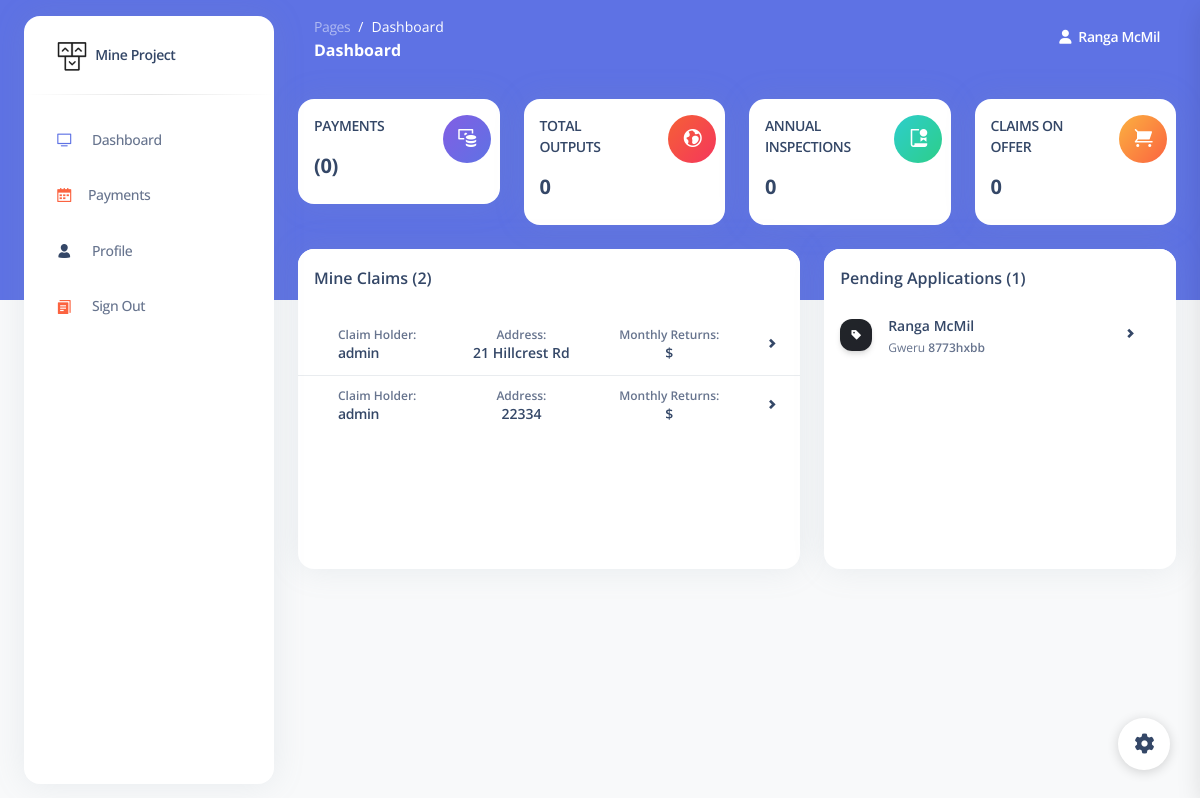
Screenshot of / (signed in) with the database file from the repository.
### accounts/models.py (models this page shows)
class User(AbstractUser):
    is_mine = models.BooleanField(default=False)
    is_administrator = models.BooleanField(default=False)
    balance = models.CharField(max_length=250)

### mine_mgt/models.py (models this page shows)
class Claim(models.Model):
    STATUS_CHOICES = (
        ('pending_approval', 'Pending Approval'),
        ('forfeit', 'Forfeited'),
        ('active', 'Active')
    )
    applicant = models.ForeignKey(User, related_name='claims', on_delete=models.CASCADE)
    location = models.CharField(max_length=250)
    address = models.CharField(max_length=250)
    size_approximation = models.CharField(max_length=250)
    date_applied = models.DateTimeField(default=timezone.now)
    status = models.CharField(max_length=30,
                              choices=STATUS_CHOICES,
                              default='pending_approval')
    created = models.DateTimeField(default=timezone.now)
    objects = models.Manager()  # The default manager.
    forfeited = ForfeitedManager()  # Our custom manager.
    pending_approval = PendingApprovalManager()  # Our custom manager.
    active = ActiveManager()  # Our custom manager.
    class Meta:
        ordering = ('-created',)

### mine_mgt/views.py (the view)
# urls.py: path('', views.dashboard, name='dashboard'),
@login_required
def dashboard(request):
    forfeited_claims = Claim.forfeited.all()
    if request.user.is_mine:
        active_claims = Claim.active.filter(applicant=request.user)
        pending_claims = Claim.pending_approval.filter(applicant=request.user)
        user = get_object_or_404(User, id=request.user.id)
        context = {
            'active_claims': active_claims,
            'pending_claims': pending_claims,
            'user': user,
            'forfeited_claims': forfeited_claims
        }
        return render(request, 'mine_mgt/miner/dashboard.html', context)
    else:
        active_claims = Claim.active.filter()
        pending_claims = Claim.pending_approval.filter()
        context = {
            'active_claims': active_claims,
            'pending_claims': pending_claims,
            'forfeited_claims': forfeited_claims
        }
        return render(request, 'mine_mgt/admin/dashboard.html', context)

### mine_mgt/models.py (called while the page is built)
    def get_queryset(self):
        return super(ForfeitedManager,
                     self).get_queryset() \
            .filter(status='forfeit')

    def get_queryset(self):
        return super(PendingApprovalManager,
                     self).get_queryset() \
            .filter(status='pending_approval')

    def get_queryset(self):
        return super(ActiveManager,
                     self).get_queryset() \
            .filter(status='active')

### mine_mgt/templates/mine_mgt/admin/dashboard.html (shortened to what this page needs)
{% extends "mine_mgt/base.html" %}
{% block content %}
<div class="container-fluid py-4">
      <div class="row">
        <div class="col-xl-3 col-sm-6 mb-xl-0 mb-4">
          <div class="card">
            <a href="{% url 'mine_mgt:payments' %}">
              <div class="card-body p-3">
                <div class="row">
                  <div class="col-8">
                    <div class="numbers">
                      <p class="text-sm mb-0 text-uppercase font-weight-bold">Payments</p>
                      <h5 class="font-weight-bolder pt-3">
                        (0)
                      </h5>
                    </div>
                  </div>
                  <div class="col-4 text-end">
                    <div class="icon icon-shape bg-gradient-primary shadow-primary text-center rounded-circle">
                      <i class="ni ni-money-coins text-lg opacity-10" aria-hidden="true"></i>
                    </div>
                  </div>
                </div>
              </div>
            </a>
          </div>
        </div>
        <div class="col-xl-3 col-sm-6 mb-xl-0 mb-4">
          <div class="card">
            <a href="">
              <div class="card-body p-3">
                <div class="row">
                  <div class="col-8">
                    <div class="numbers">
                      <p class="text-sm mb-0 text-uppercase font-weight-bold">Total Outputs</p>
                      <h5 class="font-weight-bolder pt-3">
                        0
                      </h5>
                    </div>
                  </div>
                  <div class="col-4 text-end">
                    <div class="icon icon-shape bg-gradient-danger shadow-danger text-center rounded-circle">
                      <i class="ni ni-world text-lg opacity-10" aria-hidden="true"></i>
                    </div>
                  </div>
                </div>
              </div>
            </a>
          </div>
        </div>
        <div class="col-xl-3 col-sm-6 mb-xl-0 mb-4">
          <div class="card">
            <a href="">
              <div class="card-body p-3">
                <div class="row">
                  <div class="col-8">
                    <div class="numbers">
                      <p class="text-sm mb-0 text-uppercase font-weight-bold">Annual Inspections </p>
                      <h5 class="font-weight-bolder pt-3">
                        0
                      </h5>
                    </div>
                  </div>
                  <div class="col-4 text-end">
                    <div class="icon icon-shape bg-gradient-success shadow-success text-center rounded-circle">
                      <i class="ni ni-paper-diploma text-lg opacity-10" aria-hidden="true"></i>
                    </div>
                  </div>
                </div>
              </div>
            </a>
          </div>
        </div>
        <div class="col-xl-3 col-sm-6">
          <div class="card">
            <a href="{% url 'mine_mgt:claims_on_offer' %}">
              <div class="card-body p-3">
                <div class="row">
                  <div class="col-8">
                    <div class="numbers">
                      <p class="text-sm mb-0 text-uppercase font-weight-bold">Claims on offer</p>
                      <h5 class="font-weight-bolder pt-3">
                        {{ forfeited_claims.count }}
                      </h5>
                    </div>
                  </div>
                  <div class="col-4 text-end">
                    <div class="icon icon-shape bg-gradient-warning shadow-warning text-center rounded-circle">
                      <i class="ni ni-cart text-lg opacity-10" aria-hidden="true"></i>
                    </div>
                  </div>
                </div>
              </div>
            </a>
          </div>
        </div>
      </div>
      <div class="row mt-4">
        <div class="col-lg-7 mb-lg-0 mb-4">
          <div class="card " style="height: 320px;">
            <div class="card-header pb-0 p-3">
                <div class="row">
                    <div class="col-6 d-flex align-items-center pb-4">
                      <h6 class="mb-0">Mine Claims ({{active_claims.count}})</h6>
                    </div>
                </div>
            </div>
            <div class="table-responsive">
              <table class="table align-items-center ">
                <tbody>
                    {% for claim in active_claims %}
                         <tr>
                              <td class="w-30">
                                <div class="d-flex px-2 py-1 align-items-center">
                                  <div class="ms-4">
                                    <p class="text-xs font-weight-bold mb-0">Claim Holder:</p>
                                    <h6 class="text-sm mb-0"><a href="{% url 'mine_mgt:claim_detail' claim.id %}">{{ claim.applicant.username }}</a></h6>
                                  </div>
                                </div>
                              </td>
                              <td>
                                <div class="text-center">
                                  <p class="text-xs font-weight-bold mb-0">Address:</p>
                                  <h6 class="text-sm mb-0">{{ claim.address }}</h6>
                                </div>
                              </td>
                              <td>
                                <div class="text-center">
                                  <p class="text-xs font-weight-bold mb-0">Monthly Returns:</p>
                                  <h6 class="text-sm mb-0">$</h6>
                                </div>
                              </td>
                              <td>
                                <div class="text-center">
                                  <a href="{% url 'mine_mgt:claim_detail' claim.id %}" class="btn btn-link btn-icon-only btn-rounded btn-sm text-dark icon-move-right my-auto"><i class="ni ni-bold-right" aria-hidden="true"></i></a>
                                </div>
                              </td>
                         </tr>
                    {% endfor %}
                </tbody>
              </table>
            </div>
          </div>
        </div>
        <div class="col-lg-5">
          <div class="card" style="height: 320px;">
            <div class="card-header pb-0 p-3">
              <h6 class="mb-0">Pending Applications ({{pending_claims.count}})</h6>
            </div>
            <div class="card-body p-3">
              <ul class="list-group">
                   {% for claim in pending_claims %}
                         <li class="list-group-item border-0 d-flex justify-content-between ps-0 mb-2 border-radius-lg">
                            <div class="d-flex align-items-center">
                              <div class="icon icon-shape icon-sm me-3 bg-gradient-dark shadow text-center">
                                <i class="ni ni-tag text-white opacity-10"></i>
                              </div>
                              <div class="d-flex flex-column">
                                <h6 class="mb-1 text-dark text-sm">{{ claim.applicant.get_full_name }}</h6>
                                <span class="text-xs">{{ claim.location }} <span class="font-weight-bold">{{ claim.address }}</span></span>
                              </div>
                            </div>
                            <div class="d-flex">
                              <a href="{% url 'mine_mgt:claim_application' claim.id %}" class="btn btn-link btn-icon-only btn-rounded btn-sm text-dark icon-move-right my-auto"><i class="ni ni-bold-right" aria-hidden="true"></i></a>
                            </div>
                          </li>
                   {% endfor %}
              </ul>
            </div>
          </div>
        </div>
      </div>
    </div>
{% endblock %}

### mine_mgt/templates/mine_mgt/base.html (shortened to what this page needs)
<!DOCTYPE html>
{% load static %}
<html lang="en">
<head>
  <link rel="stylesheet" href="{% static 'assets/css/nucleo-icons.css' %}">
  <link rel="stylesheet" href="{% static 'assets/css/nucleo-svg.css' %}">
  <link rel="stylesheet" href="{% static 'assets/css/nucleo-svg.css' %}">
  <link rel="stylesheet" href="{% static 'assets/css/argon-dashboard.css' %}">
</head>
<body class="g-sidenav-show   bg-gray-100">
  <aside class="sidenav bg-white navbar navbar-vertical navbar-expand-xs border-0 border-radius-xl my-3 fixed-start ms-4 " id="sidenav-main">
    <div class="sidenav-header">
      <a class="navbar-brand m-0" href="{% url 'mine_mgt:dashboard' %}" target="_blank">
        <img src="./assets/img/logo-ct-dark.png" class="navbar-brand-img h-100" alt="main_logo">
        <span class="ms-1 font-weight-bold">Mine Project</span>
      </a>
    </div>
    <hr class="horizontal dark mt-0">
    <div class="collapse navbar-collapse  w-auto " id="sidenav-collapse-main">
      <ul class="navbar-nav">
        <li class="nav-item">
          <a class="nav-link" href="{% url 'mine_mgt:dashboard' %}">
            <div class="icon icon-shape icon-sm border-radius-md text-center me-2 d-flex align-items-center justify-content-center">
              <i class="ni ni-tv-2 text-primary text-sm opacity-10"></i>
            </div>
            <span class="nav-link-text ms-1">Dashboard</span>
          </a>
        </li>
        <li class="nav-item">
          <a class="nav-link " href="{% url 'mine_mgt:payments' %}">
            <div class="icon icon-shape icon-sm border-radius-md text-center me-2 d-flex align-items-center justify-content-center">
              <i class="ni ni-calendar-grid-58 text-warning text-sm opacity-10"></i>
            </div>
            <span>Payments</span>
          </a>
        </li>
        <li class="nav-item">
          <a class="nav-link " href="{% url 'mine_mgt:dashboard' %}">
            <div class="icon icon-shape icon-sm border-radius-md text-center me-2 d-flex align-items-center justify-content-center">
              <i class="ni ni-single-02 text-dark text-sm opacity-10"></i>
            </div>
            <span class="nav-link-text ms-1">Profile</span>
          </a>
        </li>
        {% if request.user.is_authenticated %}
              <li class="nav-item">
                <a class="nav-link " href="{% url 'logout' %}">
                  <div class="icon icon-shape icon-sm border-radius-md text-center me-2 d-flex align-items-center justify-content-center">
                    <i class="ni ni-single-copy-04 text-warning text-sm opacity-10"></i>
                  </div>
                  <span class="nav-link-text ms-1">Sign Out</span>
                </a>
              </li>
            {% endif %}
      </ul>
    </div>
  </aside>
  <main class="main-content position-relative border-radius-lg ">
    <nav class="navbar navbar-main navbar-expand-lg px-0 mx-4 shadow-none border-radius-xl " id="navbarBlur" data-scroll="false">
      <div class="container-fluid py-1 px-3">
        <nav aria-label="breadcrumb">
          <ol class="breadcrumb bg-transparent mb-0 pb-0 pt-1 px-0 me-sm-6 me-5">
            <li class="breadcrumb-item text-sm"><a class="opacity-5 text-white" href="javascript:;">Pages</a></li>
            <li class="breadcrumb-item text-sm text-white active" aria-current="page">Dashboard</li>
          </ol>
          <h6 class="font-weight-bolder text-white mb-0">Dashboard</h6>
        </nav>
        <div class="collapse navbar-collapse mt-sm-0 mt-2 me-md-0 me-sm-4" id="navbar">
          <ul class="navbar-nav  justify-content-end">
            {% if request.user.is_authenticated %}
                <li class="nav-item d-flex align-items-center">
                  <a href="" class="nav-link text-white font-weight-bold px-0">
                    <i class="fa fa-user me-sm-1"></i>
                    <span class="d-sm-inline d-none">{{ user.get_full_name }}</span>
                  </a>
                </li>
            {% endif %}
          </ul>
        </div>
      </div>
    </nav>
      {% block content %}
      {% endblock %}
      </main>
  <div class="fixed-plugin">
    <a class="fixed-plugin-button text-dark position-fixed px-3 py-2">
      <i class="fa fa-cog py-2"> </i>
    </a>
  </div>
  <link rel="stylesheet" href="{% static 'assets/css/nucleo-icons.css' %}">
</body>
</html>

### static/assets/css/nucleo-svg.css (style rules this page uses)
.icon { display: inline-block; color: #111111; height: 1em; width: 1em; }
.icon-sm { height: 0.8em; width: 0.8em; }
.icon { fill: currentColor; stroke: none; }

### rows the page displays
User: get_full_name "Ranga McMil"
Claim: applicant.username "admin", address "21 Hillcrest Rd"
Claim: applicant.username "admin", address "22334"
Claim: applicant.get_full_name "Ranga McMil", location "Gweru", address "8773hxbb"

### other values shown
{{ forfeited_claims.count }} "0"
{{ active_claims.count }} "2"
{{ pending_claims.count }} "1"
